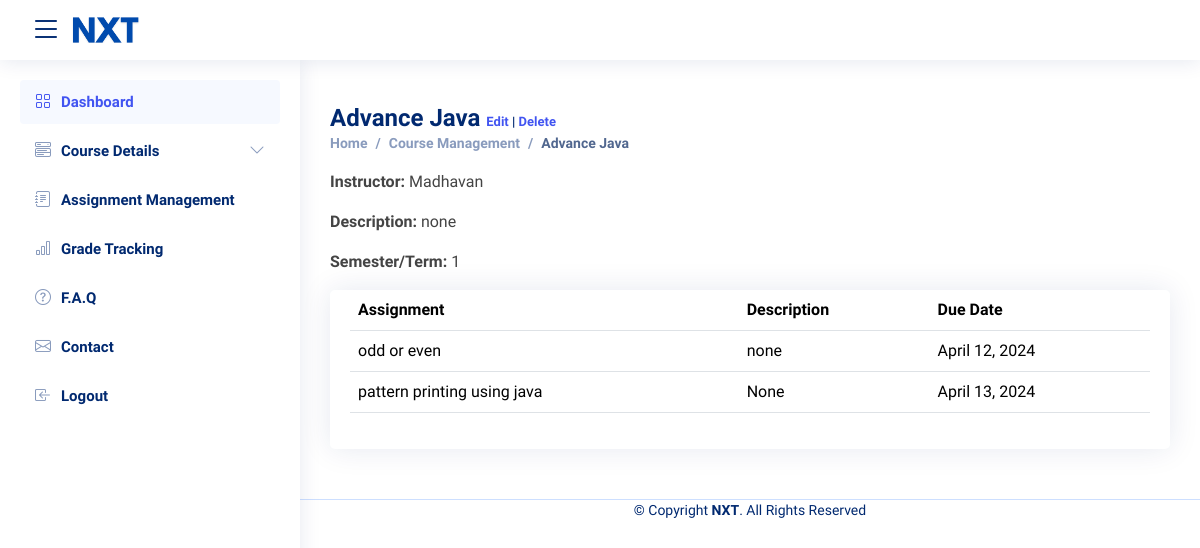
The page /course/6/ (signed in) on the database as committed earlier.
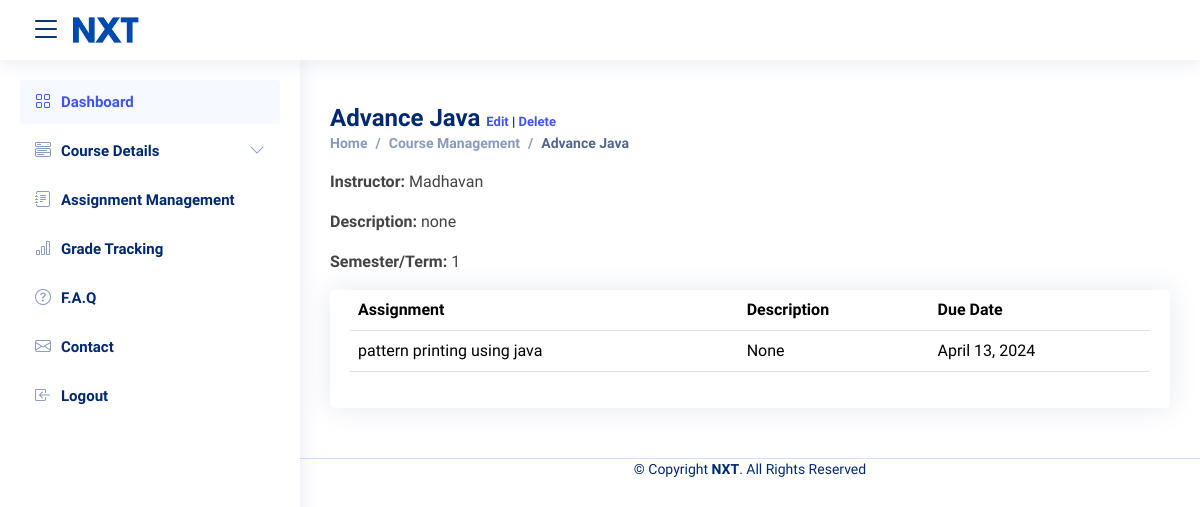
The same page on the database as committed later.
### app/models.py (models this page shows, shortened)
class Assignment(models.Model):
    course = models.ForeignKey(Course, on_delete=models.CASCADE)
    assignment_name = models.CharField(max_length=100)
    due_date = models.DateField()
    description = models.TextField()

### app/views.py (the view)
# urls.py: path('course/<int:course_id>/', views.course_detail,name="course"),
@login_required
def course_detail(request,course_id):
    user = request.user
    courses = Course.objects.filter(user=user)
    course = Course.objects.get(id=course_id)
    grades = Grade.objects.filter(course__user=user)
    assignments = Assignment.objects.filter(course=course_id)
    return render(request, 'course_detail.html', {'course': course,'courses': courses, 'grade':grades, 'assignments':assignments })

### template/course_detail.html (shortened to what this page needs)
{% extends 'master.html' %}
{% load static %}
{% block content %}
<div class="pagetitle">
    <h1>{{ course.course_name }}   <span style="font-size: small;"><a href="{% url 'edit_course' course.id %}">Edit</a> | <a href="{% url 'delete_course' course.id %}">Delete</a></span></h1>
    <nav>
        <ol class="breadcrumb">
            <li class="breadcrumb-item"><a href="/">Home</a></li>
            <li class="breadcrumb-item "><a href="/course_management">Course Management</a></li>
            <li class="breadcrumb-item active">{{course.course_name}}</li>
        </ol>
    </nav>
</div>
<section id="course-info">
    <div class="row">
        <div class="col-md-6">
            <p><strong>Instructor:</strong> {{ course.instructor_name }}</p>
            <p><strong>Description:</strong> {{ course.description }}</p>
            <p><strong>Semester/Term:</strong> {{ course.semester }}</p>
        </div>
    </div>
</section>
<section id="grade-tracking">
    <div class="row">
        <div class="col-lg-12">
            <div class="card">
                <div class="card-body">
                    <table class="table datatable">
                        <thead>
                            <tr>
                                <th>Assignment</th>
                                <th>Description</th>
                                <th data-type="date" data-format="YYYY/DD/MM">
                                    Due Date
                                </th>
                            </tr>
                        </thead>
                        <tbody>
                            {% for assignment in assignments %}
                            <tr>
                                <td>{{assignment.assignment_name}}</td>
                                <td>{{assignment.description}}</td>
                                <td>{{assignment.due_date}}</td>
                            </tr>
                            {% endfor %}
                        </tbody>
                    </table>
                </div>
            </div>
        </div>
    </div>
</section>
{% endblock %}

Rows that differ between the two databases and show on the page:
removed Assignment: assignment_name "odd or even", description "none", due_date "April 12, 2024"
